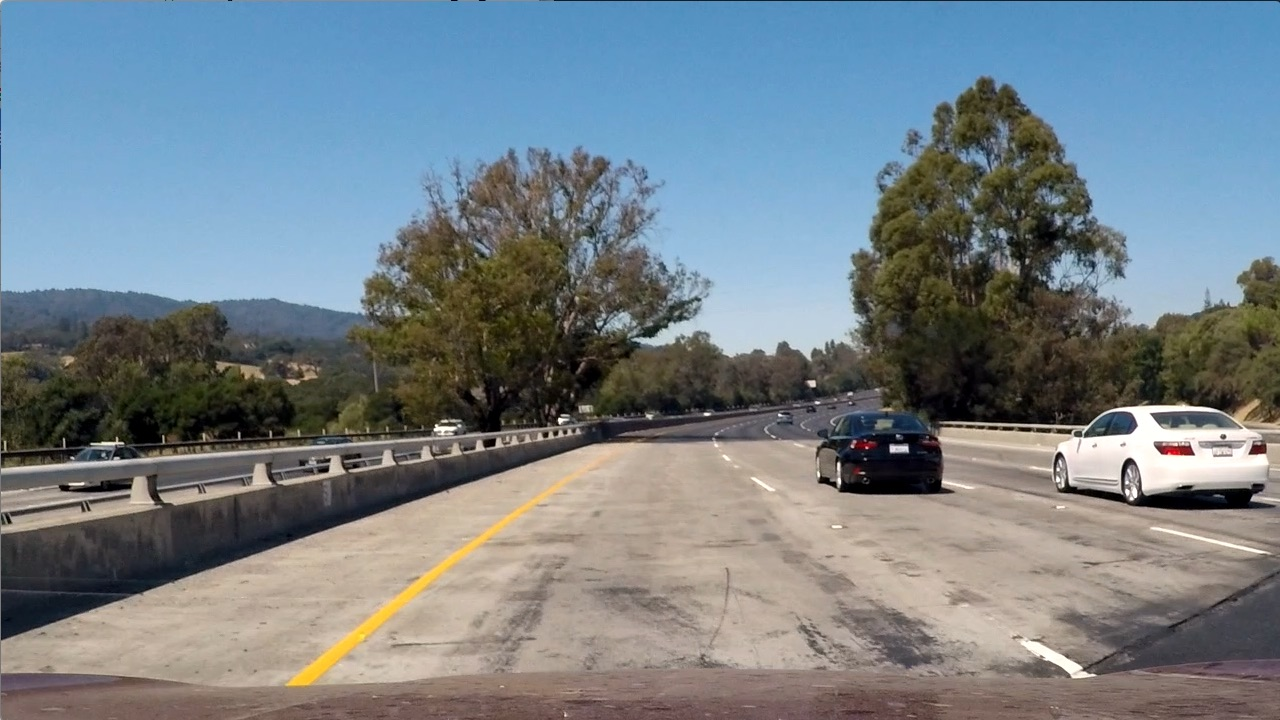
#> input picture Self-Driving Car Engineer Nanodegree/VehicleDetectionTracking-P5/test_images/test1.jpg, 1280 x 720 px
$ jupyter execute --allow-errors sliding_window_pipeline.ipynb   (shell and % lines are left out)   (older library calls are emulated)
#> lines starting #> are read from the running program, lines starting #| are printed output that depends on the picture
#> further down, img is the input picture: shape (720, 1280, 3); mean R, G, B 117.5, 128.7, 135.5
# Sliding Window Pipeline

Here we will apply trained vehicle-vs-non_vehicle SVM classifier in a sliding window fashion to detect vehicles in the scene.

[cell 1]
import cv2
import os
import numpy as np
import pandas as pd
import time
import matplotlib.image as mpimg
import matplotlib.pyplot as plt
import random


# load my utils
from imp import reload
#> (the rest of this cell did not finish here and is left out)

## Configurable Variables

[cell 2]
slide_window_shape = 96
stride = 48

# artifacts folder
GEN_FOLDER = './gen'
if not os.path.exists(GEN_FOLDER):
    os.makedirs(GEN_FOLDER)

## Load pretrained classifiers

[cell 3]
from sklearn.externals import joblib

# load svm classifiers
#> (the rest of this cell did not finish here and is left out)

## Apply Model Predictions

[cell 4]
# wrapper: predict whether there is a vehicle in the given image patch
def find_vehicle(img_trunc):
    pca_features = extract_features_and_apply_pca2(img_trunc, 64, 64, svm_pca)

    is_vehicle = svm_clf.predict(pca_features)[0]
    prediction_probabilities = svm_clf.predict_proba(pca_features)[0]
    return is_vehicle

# Sliding window

[cell 5]
def apply_sliding_window(image):

    start = time.time()
    image_copy = np.copy(image)
    img_size = np.shape(image)
#> img_size = (720, 1280, 3)

    # compute number of sliding windows in x & y direction
    nx_windows = np.floor((img_size[1] - slide_window_shape) / stride) + 1
#> nx_windows = 25
    ny_windows = np.floor((img_size[0] - slide_window_shape) / stride) + 1
#> ny_windows = 14

    # start sliding
    for i_y in range(np.int(ny_windows)):
        for i_x in range(np.int(nx_windows)):

            img_trunc = img[i_y*stride : i_y*stride + slide_window_shape,
                            i_x*stride : i_x*stride + slide_window_shape]

            # feed truncated image to classifier
            found_vehicle = find_vehicle(img_trunc)

            if found_vehicle == 1:
                cv2.rectangle(image_copy,
                              (i_x*stride, i_y*stride),
                              (i_x*stride + slide_window_shape, i_y*stride + slide_window_shape),
                              (255,0,0), 3)
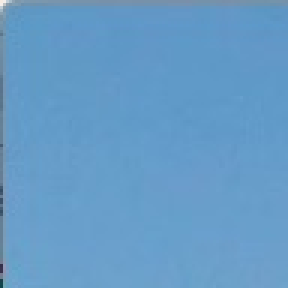
#> img_trunc: shape (96, 96, 3) (shown 3 times larger); mean R, G, B 101.5, 155.5, 199.5

    end = time.time()
    # print("Time taken:", (end-start))
    return image_copy

## Apply sliding window

[cell 6]
# load sample image
test_fn = 'test_images/test1.jpg'

img = mpimg.imread(test_fn)
#img = cv2.resize(img,(960,540))
#img = img/255.

#> (the rest of this cell did not finish here and is left out)


$ run again, with Self-Driving Car Engineer Nanodegree/VehicleDetectionTracking-P5/test_images/test2.jpg copied over Self-Driving Car Engineer Nanodegree/VehicleDetectionTracking-P5/test_images/test1.jpg
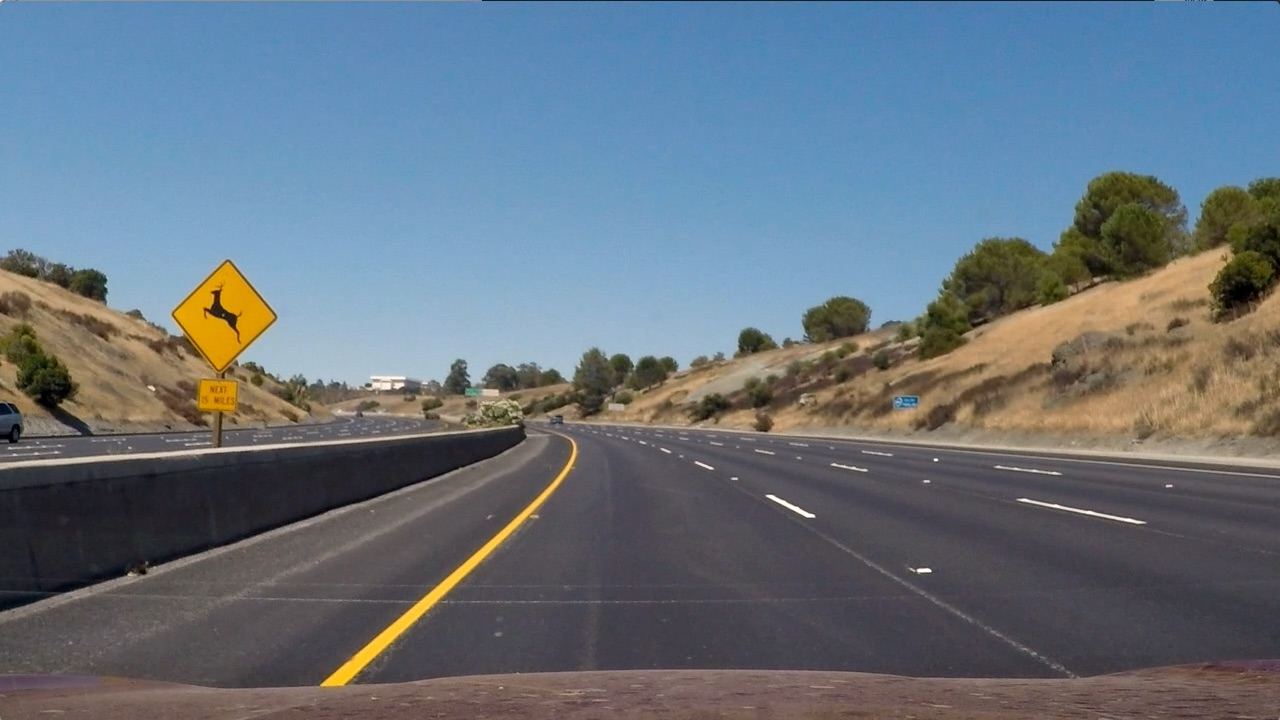
#> input picture Self-Driving Car Engineer Nanodegree/VehicleDetectionTracking-P5/test_images/test2.jpg, 1280 x 720 px
#> img is the input picture: shape (720, 1280, 3); mean R, G, B 102.8, 114.6, 125.5
#> after the loop in apply_sliding_window, `for i_y in range(np.int(ny_windows)):`:
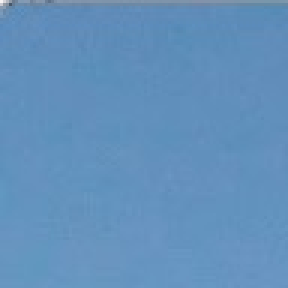
#> img_trunc: shape (96, 96, 3) (shown 3 times larger); mean R, G, B 98.5, 144.7, 188.1

$ run again, with Self-Driving Car Engineer Nanodegree/VehicleDetectionTracking-P5/test_images/test3.jpg copied over Self-Driving Car Engineer Nanodegree/VehicleDetectionTracking-P5/test_images/test1.jpg
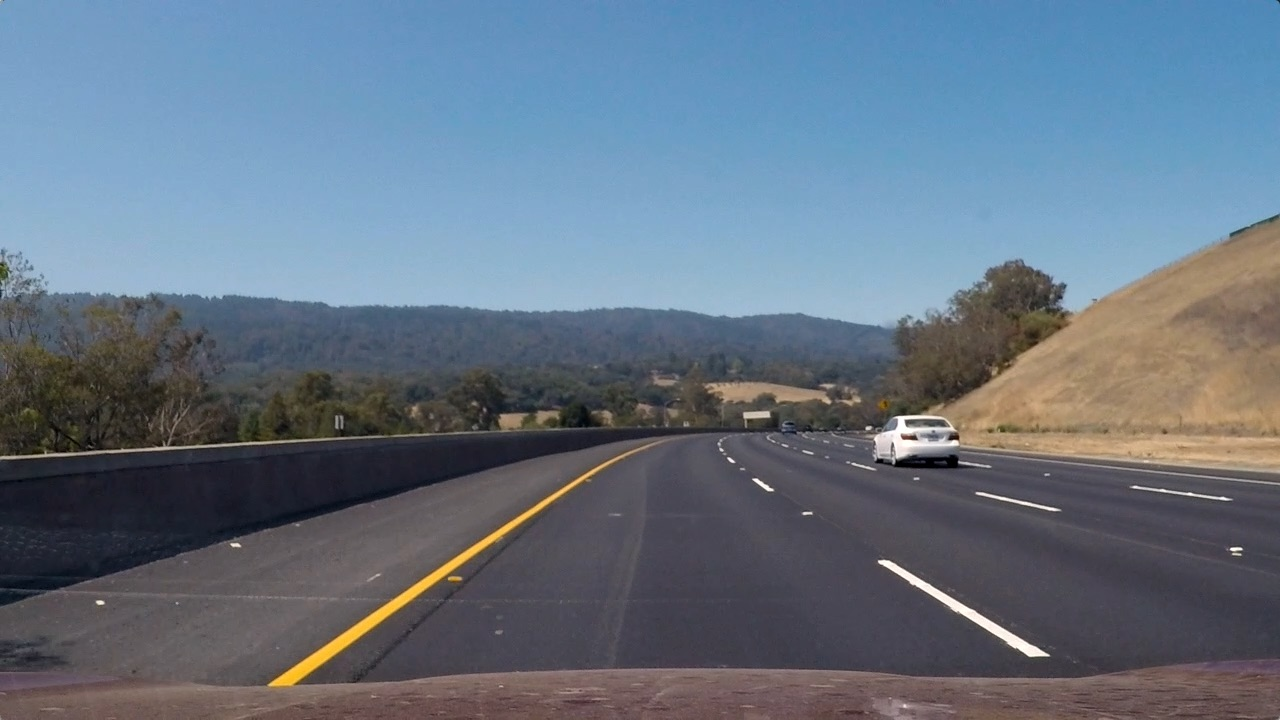
#> input picture Self-Driving Car Engineer Nanodegree/VehicleDetectionTracking-P5/test_images/test3.jpg, 1280 x 720 px
#> img is the input picture: shape (720, 1280, 3); mean R, G, B 101.1, 115.3, 130.7
#> after the loop in apply_sliding_window, `for i_y in range(np.int(ny_windows)):`:
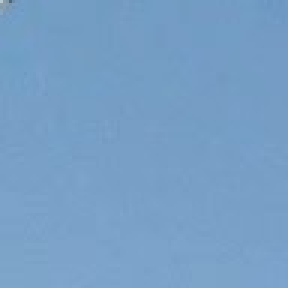
#> img_trunc: shape (96, 96, 3) (shown 3 times larger); mean R, G, B 119.1, 159.1, 198.1

$ run again, with Self-Driving Car Engineer Nanodegree/VehicleDetectionTracking-P5/test_images/test4.jpg copied over Self-Driving Car Engineer Nanodegree/VehicleDetectionTracking-P5/test_images/test1.jpg
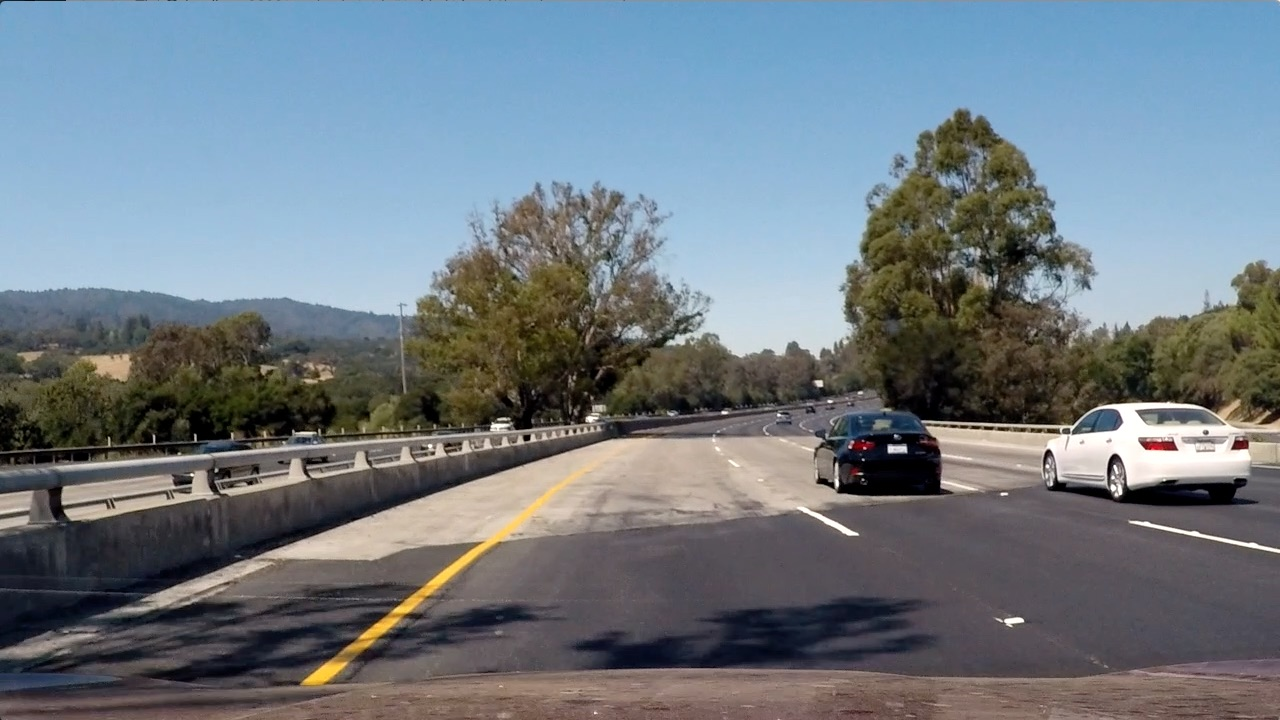
#> input picture Self-Driving Car Engineer Nanodegree/VehicleDetectionTracking-P5/test_images/test4.jpg, 1280 x 720 px
#> img is the input picture: shape (720, 1280, 3); mean R, G, B 112.2, 122.7, 130.9
#> after the loop in apply_sliding_window, `for i_y in range(np.int(ny_windows)):`:
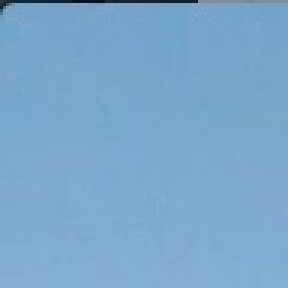
#> img_trunc: shape (96, 96, 3) (shown 3 times larger); mean R, G, B 123, 167.1, 203.3
